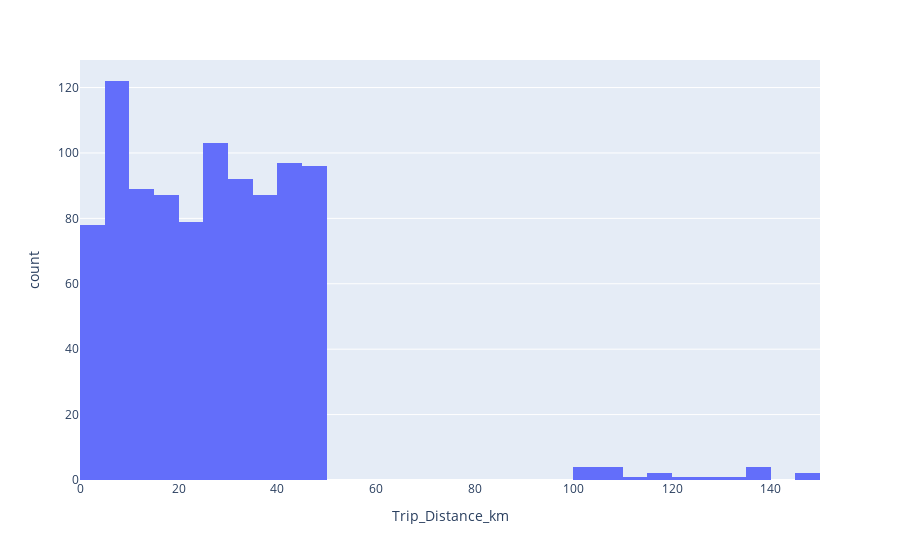

Write notebook code for a chart like this one.
### Code cell
px.histogram(df_taxi_pricing,x='Trip_Distance_km')

### Figure 1 — Plotly figure (JSON) as saved in the notebook; plotly's stock layout.template omitted (floating-point values rounded to 4 significant figures; data arrays with more than 128 entries replaced by an {"elided": "..."} marker saying what was removed)
{"data": [{"bingroup": "x", "hovertemplate": "Trip_Distance_km=%{x}<br>count=%{y}<extra></extra>", "legendgroup": "", "marker": {"color": "#636efa", "pattern": {"shape": ""}}, "name": "", "orientation": "v", "showlegend": false, "type": "histogram", "x": {"elided": "1000 float values"}, "xaxis": "x", "yaxis": "y"}], "layout": {"barmode": "relative", "legend": {"tracegroupgap": 0}, "margin": {"t": 60}, "xaxis": {"anchor": "y", "domain": [0, 1], "title": {"text": "Trip_Distance_km"}}, "yaxis": {"anchor": "x", "domain": [0, 1], "title": {"text": "count"}}}}
